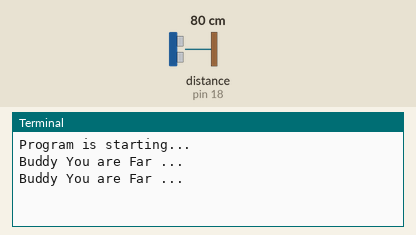
This program was run on a simulated Raspberry Pi (header pin numbers). Parts: the last lines printed to the terminal. Inputs (shaded band) come from the test bench; at power-on: distance to the obstacle (sensor on pin 18) 80 cm. The echo pulse lasts 58.3 µs per cm; the clock reads 2024-03-15 10:24:30 at power-on unless the program sets it.

Above: at 1.2 s.
1.3 s: distance to the obstacle (sensor on pin 18) set to 2 cm
At 2.8 s:
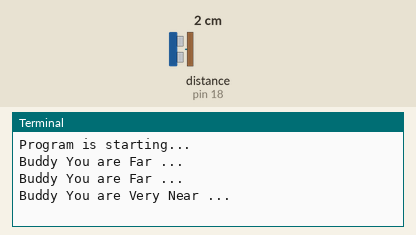
3.5 s: distance to the obstacle (sensor on pin 18) set to 35 cm
At 4.6 s:
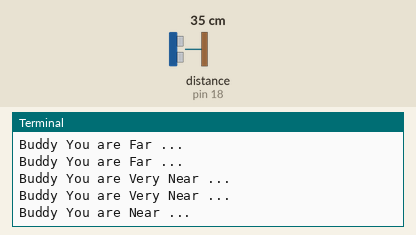

Measured:
- after the input at 1.3 s, the terminal: prints a new line after 0.71 s (image 1)
- after the input at 3.5 s, the terminal: prints a new line after 0.52 s (image 2)

The program:

UltrasonicRanging_1.py
```python
#!/usr/bin/env python3
########################################################################
# Filename    : UltrasonicRanging.py
# Description : Get distance from UltrasonicRanging.
# Author      : freenove
# modification: 2018/08/03
########################################################################
import RPi.GPIO as GPIO
import time

trigPin = 16
echoPin = 18
MAX_DISTANCE = 220          #define the maximum measured distance
timeOut = MAX_DISTANCE*60   #calculate timeout according to the maximum measured distance

def pulseIn(pin,level,timeOut): # function pulseIn: obtain pulse time of a pin
    t0 = time.time()
    while(GPIO.input(pin) != level):
        if((time.time() - t0) > timeOut*0.000001):
            return 0;
    t0 = time.time()
    while(GPIO.input(pin) == level):
        if((time.time() - t0) > timeOut*0.000001):
            return 0;
    pulseTime = (time.time() - t0)*1000000
    return pulseTime

def getSonar():     #get the measurement results of ultrasonic module,with unit: cm
    GPIO.output(trigPin,GPIO.HIGH)      #make trigPin send 10us high level
    time.sleep(0.00001)     #10us
    GPIO.output(trigPin,GPIO.LOW)
    pingTime = pulseIn(echoPin,GPIO.HIGH,timeOut)   #read plus time of echoPin
    distance = pingTime * 340.0 / 2.0 / 10000.0     # the sound speed is 340m/s, and calculate distance
    return distance

def setup():
    print ('Program is starting...')
    GPIO.setmode(GPIO.BOARD)       #numbers GPIOs by physical location
    GPIO.setup(trigPin, GPIO.OUT)   #
    GPIO.setup(echoPin, GPIO.IN)    #

def loop():
    GPIO.setup(11,GPIO.IN)
    while(True):
        distance = getSonar()
        if (distance > 50):
            print ("Buddy You are Far ...")
        elif ((distance < 50) and (distance > 20)):
            print ("Buddy You are Near ...")
        else:
            print ("Buddy You are Very Near ...")
        #print ("The distance is : %.2f cm"%(distance))
        time.sleep(1)

if __name__ == '__main__':     #program start from here
    setup()
    try:
        loop()
    except KeyboardInterrupt:  #when 'Ctrl+C' is pressed, the program will exit
        GPIO.cleanup()         #release resource
```
